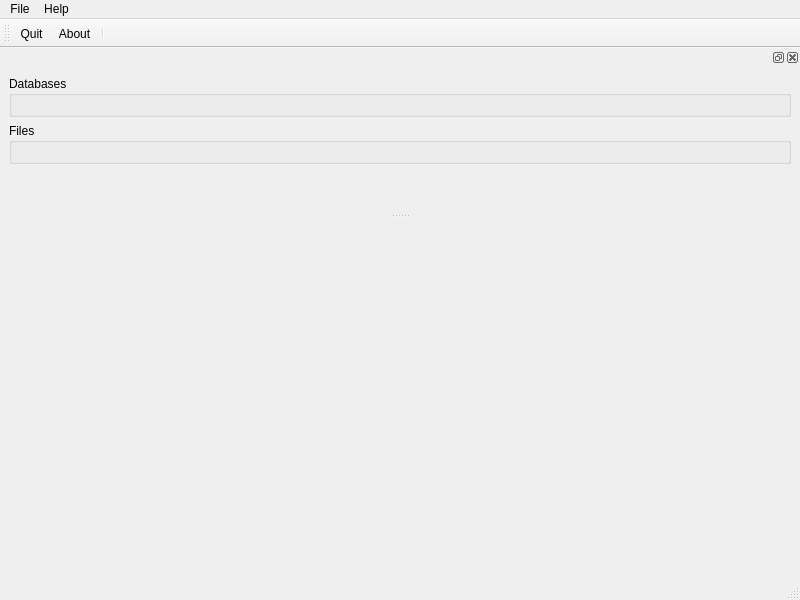
<?xml version="1.0" encoding="UTF-8"?>
<ui version="4.0">
 <class>MainWindow</class>
 <widget class="QMainWindow" name="MainWindow">
  <property name="geometry">
   <rect>
    <x>0</x>
    <y>0</y>
    <width>800</width>
    <height>600</height>
   </rect>
  </property>
  <property name="windowTitle">
   <string>MainWindow</string>
  </property>
  <widget class="QWidget" name="centralwidget"/>
  <widget class="QMenuBar" name="menubar">
   <property name="geometry">
    <rect>
     <x>0</x>
     <y>0</y>
     <width>800</width>
     <height>22</height>
    </rect>
   </property>
   <widget class="QMenu" name="menuFile">
    <property name="title">
     <string>File</string>
    </property>
    <addaction name="actionQuit"/>
   </widget>
   <widget class="QMenu" name="menuHelp">
    <property name="title">
     <string>Help</string>
    </property>
    <addaction name="actionAbout"/>
   </widget>
   <addaction name="menuFile"/>
   <addaction name="menuHelp"/>
  </widget>
  <widget class="QStatusBar" name="statusbar"/>
  <widget class="QToolBar" name="toolBar">
   <property name="windowTitle">
    <string>toolBar</string>
   </property>
   <attribute name="toolBarArea">
    <enum>TopToolBarArea</enum>
   </attribute>
   <attribute name="toolBarBreak">
    <bool>false</bool>
   </attribute>
   <addaction name="actionQuit"/>
   <addaction name="actionAbout"/>
   <addaction name="separator"/>
  </widget>
  <widget class="QDockWidget" name="dockWidget">
   <attribute name="dockWidgetArea">
    <number>4</number>
   </attribute>
   <widget class="QWidget" name="dockWidgetContents">
    <layout class="QVBoxLayout" name="verticalLayout">
     <item>
      <widget class="QGroupBox" name="gb_dbstatus">
       <property name="title">
        <string>Databases</string>
       </property>
       <layout class="QFormLayout" name="formLayout">
        <property name="formAlignment">
         <set>Qt::AlignLeading|Qt::AlignLeft|Qt::AlignVCenter</set>
        </property>
       </layout>
      </widget>
     </item>
     <item>
      <widget class="QGroupBox" name="gb_datafiles">
       <property name="title">
        <string>Files</string>
       </property>
       <layout class="QVBoxLayout" name="verticalLayout_2"/>
      </widget>
     </item>
     <item>
      <spacer name="verticalSpacer">
       <property name="orientation">
        <enum>Qt::Vertical</enum>
       </property>
       <property name="sizeHint" stdset="0">
        <size>
         <width>20</width>
         <height>40</height>
        </size>
       </property>
      </spacer>
     </item>
    </layout>
   </widget>
  </widget>
  <action name="actionAbout">
   <property name="text">
    <string>&amp;About</string>
   </property>
  </action>
  <action name="actionQuit">
   <property name="text">
    <string>&amp;Quit</string>
   </property>
  </action>
 </widget>
 <resources/>
 <connections>
  <connection>
   <sender>actionQuit</sender>
   <signal>triggered()</signal>
   <receiver>MainWindow</receiver>
   <slot>close()</slot>
   <hints>
    <hint type="sourcelabel">
     <x>-1</x>
     <y>-1</y>
    </hint>
    <hint type="destinationlabel">
     <x>399</x>
     <y>299</y>
    </hint>
   </hints>
  </connection>
 </connections>
</ui>
